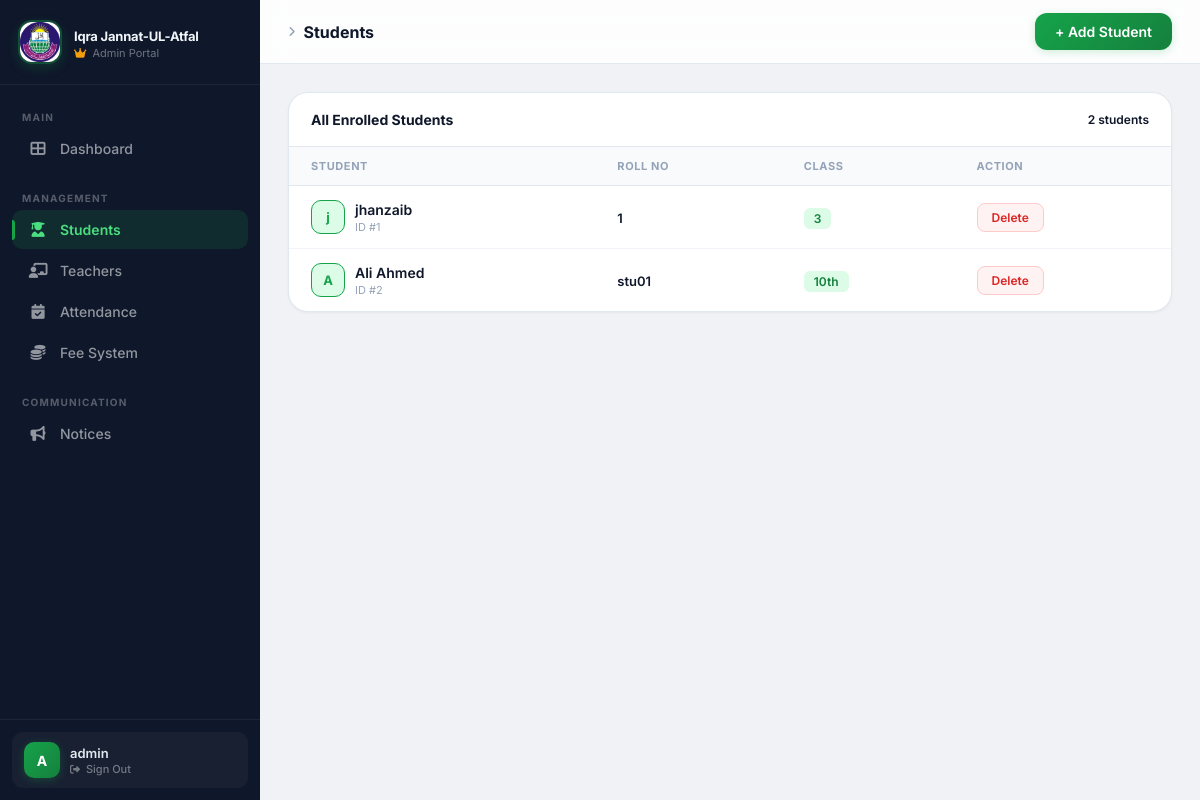
Page /admin/students (signed in) on the earlier database version.
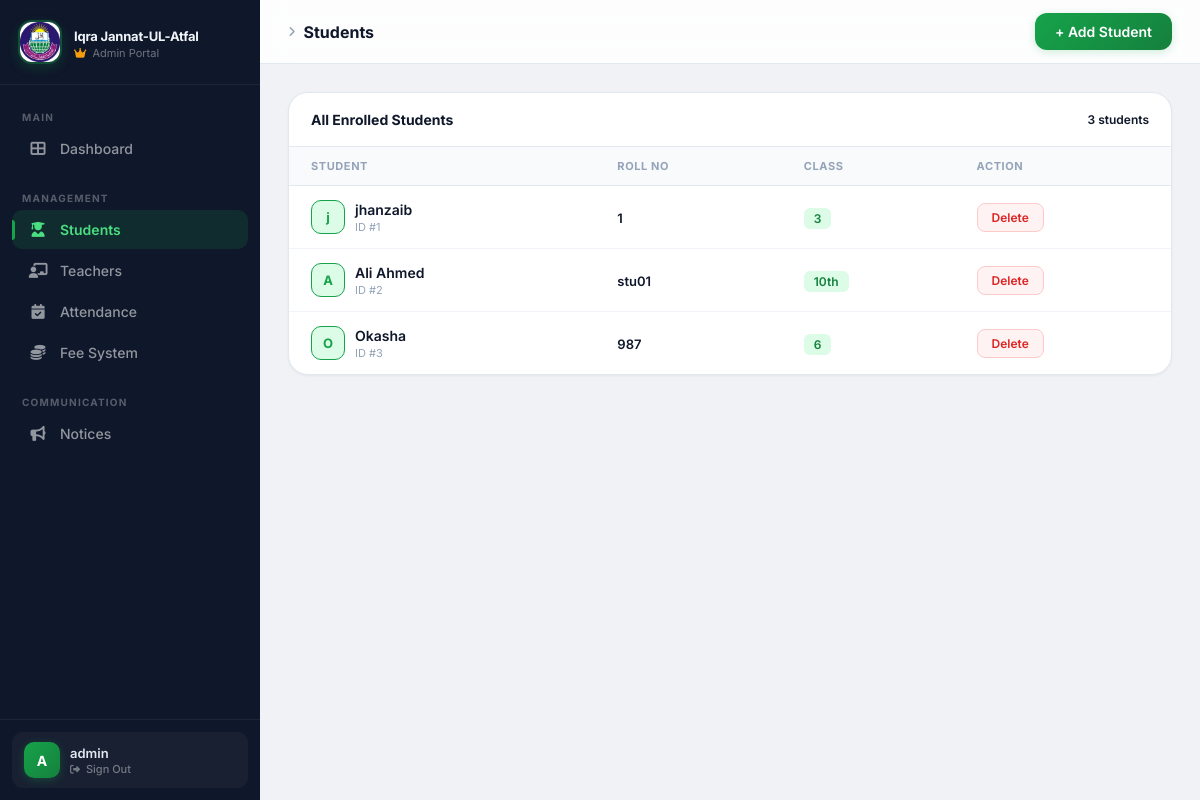
Same page on the later database version.
### tables this page shows
CREATE TABLE students (
    id INTEGER PRIMARY KEY AUTOINCREMENT,
    name TEXT NOT NULL,
    roll_no TEXT NOT NULL UNIQUE,
    class_name TEXT NOT NULL
);

### app.py (the view)
@app.route("/admin/students")
def admin_students():
    if session.get("role") != "admin":
        return redirect("/")
    db = get_db()
    cursor = db.cursor()
    cursor.execute("""
        SELECT id, name, roll_no, class_name
        FROM students
    """)
    students = cursor.fetchall()
    db.close()
    return render_template("admin/students.html", students=students)

### app.py (called while the page is built)
def get_db():
    conn = sqlite3.connect(DB_PATH)
    conn.row_factory = sqlite3.Row
    return conn

### templates/admin/students.html (shortened to what this page needs)
{% extends "admin/layout.html" %}
{% block topbar_title %}Students{% endblock %}
{% block topbar_actions %}<a href="/admin/add_student" class="btn btn-primary">+ Add Student</a>{% endblock %}
{% block content %}
<div class="panel">
  <div class="panel-header">
    <div class="panel-title">All Enrolled Students</div>
    <span style="font-size:12px;color:var(--text3);font-weight:600">{{ students|length }} students</span>
  </div>
  <table class="data-table">
    <thead><tr><th>Student</th><th>Roll No</th><th>Class</th><th>Action</th></tr></thead>
    <tbody>
      {% for s in students %}
      <tr>
        <td>
          <div class="student-cell">
            <div class="s-avatar">{{ s[1][0] }}</div>
            <div><div class="s-name">{{ s[1] }}</div><div class="s-sub">ID #{{ s[0] }}</div></div>
          </div>
        </td>
        <td><span style="font-size:13px;font-weight:600;color:var(--text2)">{{ s[2] }}</span></td>
        <td><span class="badge badge-green">{{ s[3] }}</span></td>
        <td>
          <a href="/admin/delete_student/{{ s[0] }}"
             onclick="return confirm('Delete {{ s[1] }}?')"
             class="btn btn-sm btn-danger">Delete</a>
        </td>
      </tr>
      {% else %}
      <tr><td colspan="4" style="text-align:center;padding:40px;color:var(--text3)">
        No students yet. <a href="/admin/add_student" style="color:var(--green);font-weight:700">Add one →</a>
      </td></tr>
      {% endfor %}
    </tbody>
  </table>
</div>
{% endblock %}

Differences in the rows shown:
added students: name "O", name "Okasha", id "3", roll_no "987", class_name "6"
Other differences:
{{ students|length }}: "2" → "3"
